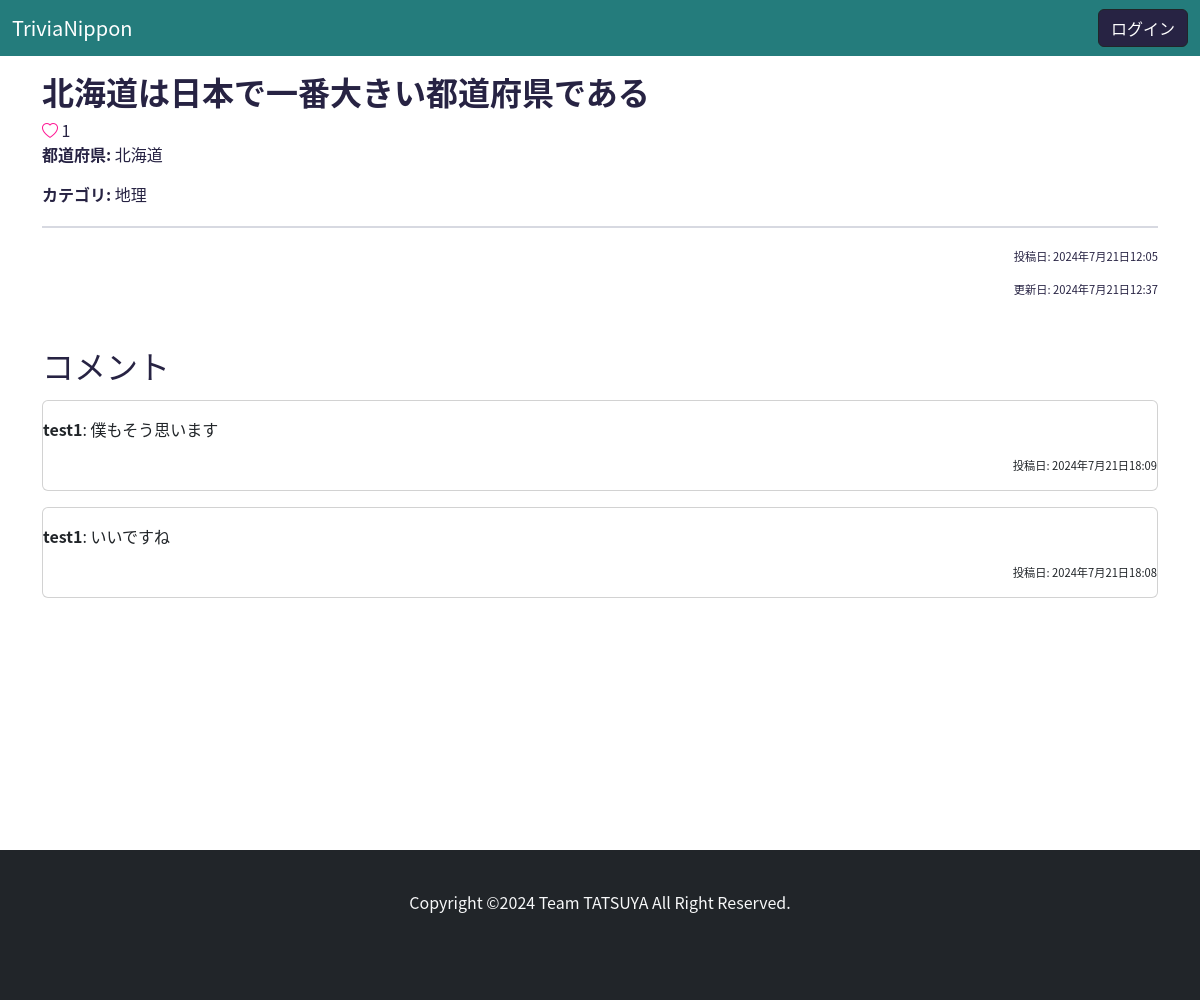
The page /detail/2/ on the database as committed earlier.
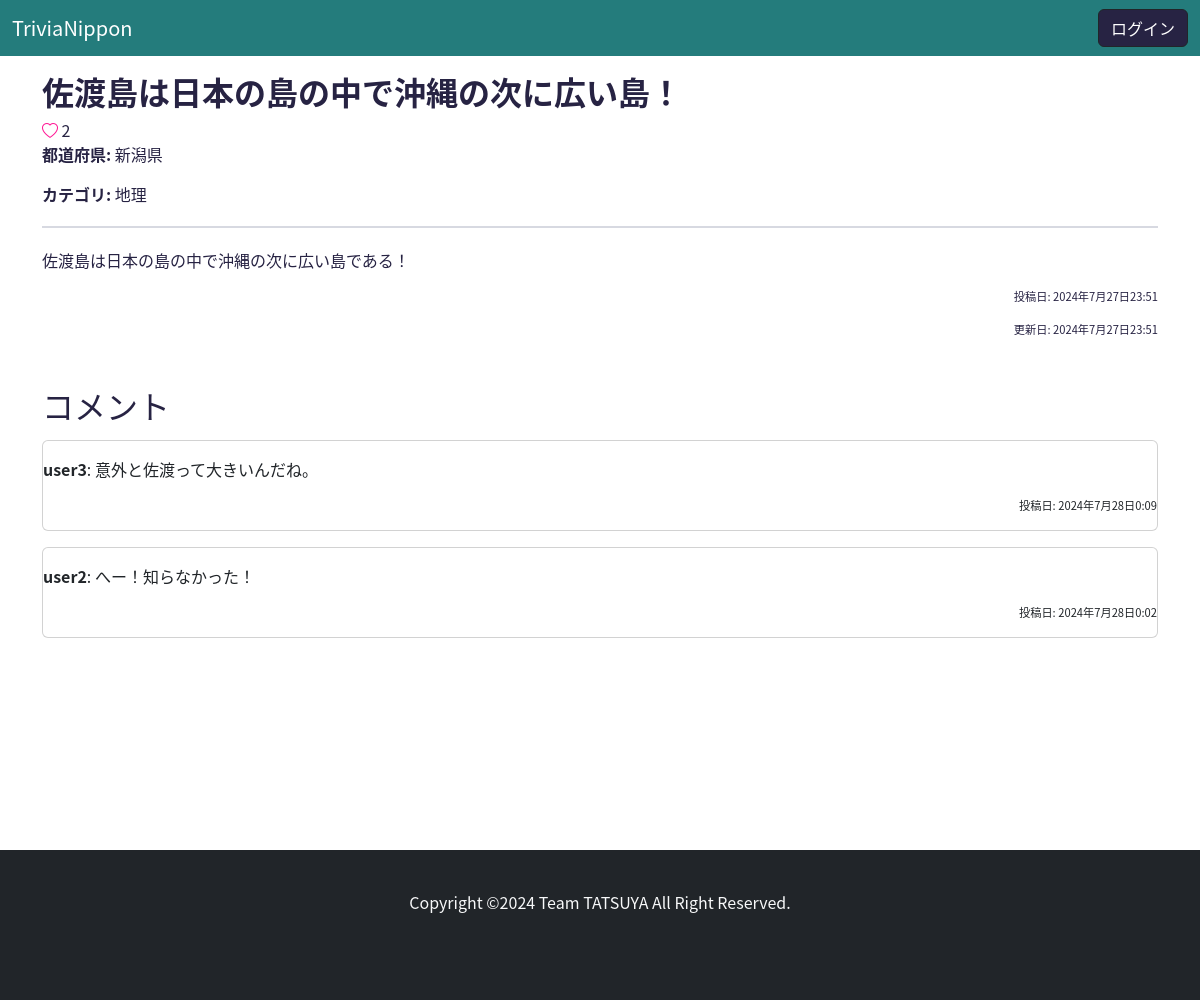
The same page on the database as committed later.
### main/models.py (models this page shows, shortened)
class Post(models.Model):
    CATEGORY_CHOICES = [
        ('地理', '地理'),
        ('歴史', '歴史'),
        ('人物', '人物'),
        ('自然', '自然'),
        ('伝統', '伝統'),
        ('スポーツ', 'スポーツ'),
        ('食', '食'),
        ('文化', '文化'),
        ('芸能', '芸能'),
        ('特産品', '特産品'),
        ('方言', '方言'),
        ('その他', 'その他'),
    ]
    PREFECTURE_CHOICES = [
        ('北海道', '北海道'),
        ('青森県', '青森県'),
        ('岩手県', '岩手県'),
        ('宮城県', '宮城県'),
        ('秋田県', '秋田県'),
        ('山形県', '山形県'),
        ('福島県', '福島県'),
        ('茨城県', '茨城県'),
        ('栃木県', '栃木県'),
        ('群馬県', '群馬県'),
        ('埼玉県', '埼玉県'),
        ('千葉県', '千葉県'),
        ('東京都', '東京都'),
        ('神奈川県', '神奈川県'),
        ('新潟県', '新潟県'),
        ('富山県', '富山県'),
        ('石川県', '石川県'),
        ('福井県', '福井県'),
        ('山梨県', '山梨県'),
        ('長野県', '長野県'),
        ('岐阜県', '岐阜県'),
        ('静岡県', '静岡県'),
        ('愛知県', '愛知県'),
        ('三重県', '三重県'),
        ('滋賀県', '滋賀県'),
        ('京都府', '京都府'),
        ('大阪府', '大阪府'),
        ('兵庫県', '兵庫県'),
        ('奈良県', '奈良県'),
        ('和歌山県', '和歌山県'),
        ('鳥取県', '鳥取県'),
        ('島根県', '島根県'),
        ('岡山県', '岡山県'),
        ('広島県', '広島県'),
        ('山口県', '山口県'),
        ('徳島県', '徳島県'),
        ('香川県', '香川県'),
        ('愛媛県', '愛媛県'),
        ('高知県', '高知県'),
        ('福岡県', '福岡県'),
        ('佐賀県', '佐賀県'),
        ('長崎県', '長崎県'),
        ('熊本県', '熊本県'),
        ('大分県', '大分県'),
        ('宮崎県', '宮崎県'),
        ('鹿児島県', '鹿児島県'),
        ('沖縄県', '沖縄県'),
    ]
    title = models.CharField(verbose_name="タイトル", max_length=20)
    category = models.CharField(verbose_name="カテゴリ", max_length=20, choices=CATEGORY_CHOICES)
    prefecture = models.CharField(verbose_name="都道府県", max_length=20, choices=PREFECTURE_CHOICES)
    content = models.TextField(blank=True, null=True)
    user = models.ForeignKey(User, on_delete=models.CASCADE)
    like = models.ManyToManyField(User, related_name='related_post', blank=True)
    create_at = models.DateTimeField()
    update_at = models.DateTimeField()
    class Meta:
        db_table = 'posts'
        ordering = ["-create_at"]

class Comment(models.Model):
    content = models.TextField(verbose_name="コメント")
    user = models.ForeignKey(User, on_delete=models.CASCADE)
    post = models.ForeignKey(Post, related_name="comments", on_delete=models.CASCADE)
    create_at = models.DateTimeField(auto_now_add=True)
    class Meta:
        db_table = 'comments'
        ordering = ["-create_at"]

### accounts/models.py (models this page shows, shortened)
class User(AbstractBaseUser):
    email = models.EmailField(
        verbose_name='Email address',
        max_length=255,
        unique=True,
    )
    is_active = models.BooleanField(default=True)
    is_staff = models.BooleanField(default=False)
    is_superuser = models.BooleanField(default=False)
    USERNAME_FIELD = 'email'
    objects = UserManager()
    class Meta:
        db_table = 'users'

class Profile(models.Model):
    user = models.OneToOneField(User, on_delete=models.CASCADE)
    username = models.CharField(verbose_name="ユーザ名", max_length=255)
    bio = models.TextField(verbose_name="自己紹介", blank=True, null=True)
    create_at = models.DateTimeField()
    update_at = models.DateTimeField()
    class Meta:
        db_table = 'profiles'

### main/views.py (the view, shortened to what this page needs)
# urls.py: path("detail/<int:pk>/", TriviaDetailView.as_view(), name="trivia-detail"),
class TriviaDetailView(DetailView):
    template_name = "main/detail.html"
    model = Post
    def get_context_data(self, **kwargs):
        context = super().get_context_data(**kwargs)
        context["form"] = CommentForm()
        return context

### templates/main/detail.html (shortened to what this page needs)
{% extends "base.html" %}
{% block content %}
<div class="container mt-3">
    <h2><b>{{object.title}}</b></h2>
    {% if user.is_authenticated %}
        <form method="POST" action="{% url 'main:trivia-like' %}" style="display: inline-block;">
            {% csrf_token %}
            <input type="hidden" name="id" value="{{ object.id }}">
            {% if user in post.like.all %}
                <button type="submit" class="btn btn-link btn-lg" tabindex="-1" aria-disabled="true">
                <i class="bi bi-heart-fill" role="img" style="color: deeppink;"></i>
                </button>{{object.like.count}}<br>
            {% else %}
                <button type="submit" class="btn btn-link btn-lg" tabindex="-1" aria-disabled="true">
                    <i class="bi bi-heart" role="img" style="color: deeppink;"></i>
                </button>{{object.like.count}}<br>
            {% endif %}
        </form>
    {% else %}
        <i class="bi bi-heart" role="img" style="color: deeppink;"></i> {{object.like.count}}<br>
    {% endif %}
    <p><b>都道府県:</b> {{object.prefecture}}</p>
    <p><b>カテゴリ:</b> {{object.category}}</p>
    <hr class="separator">
    <p>{{object.content}}</p>
    <p class="date-holder">投稿日: {{object.create_at}}</p>
    <p class="date-holder">更新日: {{object.update_at}}</p>
    <div class="my-5">
        <h2 style=text-decoration: "underline;">コメント</h2>
        {% for comment in object.comments.all %}
            <div class="card my-3">
                <p class="my-3"><strong>{{ comment.user.profile.username }}</strong>: {{ comment.content }}</p>
                <p class="date-holder">投稿日: {{ comment.create_at }}</p>
            </div>
        {% empty %}
            <p>コメントはありません</p>
        {% endfor %}
    </div>
</div>
{% endblock %}

Rows that differ between the two databases and show on the page:
no longer on this page (row edited): Comment: user.profile.username "test1", content "僕もそう思います", create_at "2024年7月21日18:09"
removed Comment: user.profile.username "test1", content "いいですね", create_at "2024年7月21日18:08"
changed Post "地理": title "北海道は日本で一番大きい都道府県である" → "佐渡島は日本の島の中で沖縄の次に広い島！"; like.count "1" → "2"; prefecture "北海道" → "新潟県"; content (not shown) → "佐渡島は日本の島の中で沖縄の次に広い島である！"; create_at "2024年7月21日12:05" → "2024年7月27日23:51"; update_at "2024年7月21日12:37" → "2024年7月27日23:51"
now on this page (row edited): Comment: user.profile.username "user3", content "意外と佐渡って大きいんだね。", create_at "2024年7月28日0:09"
added Comment: user.profile.username "user2", content "へー！知らなかった！", create_at "2024年7月28日0:02"
